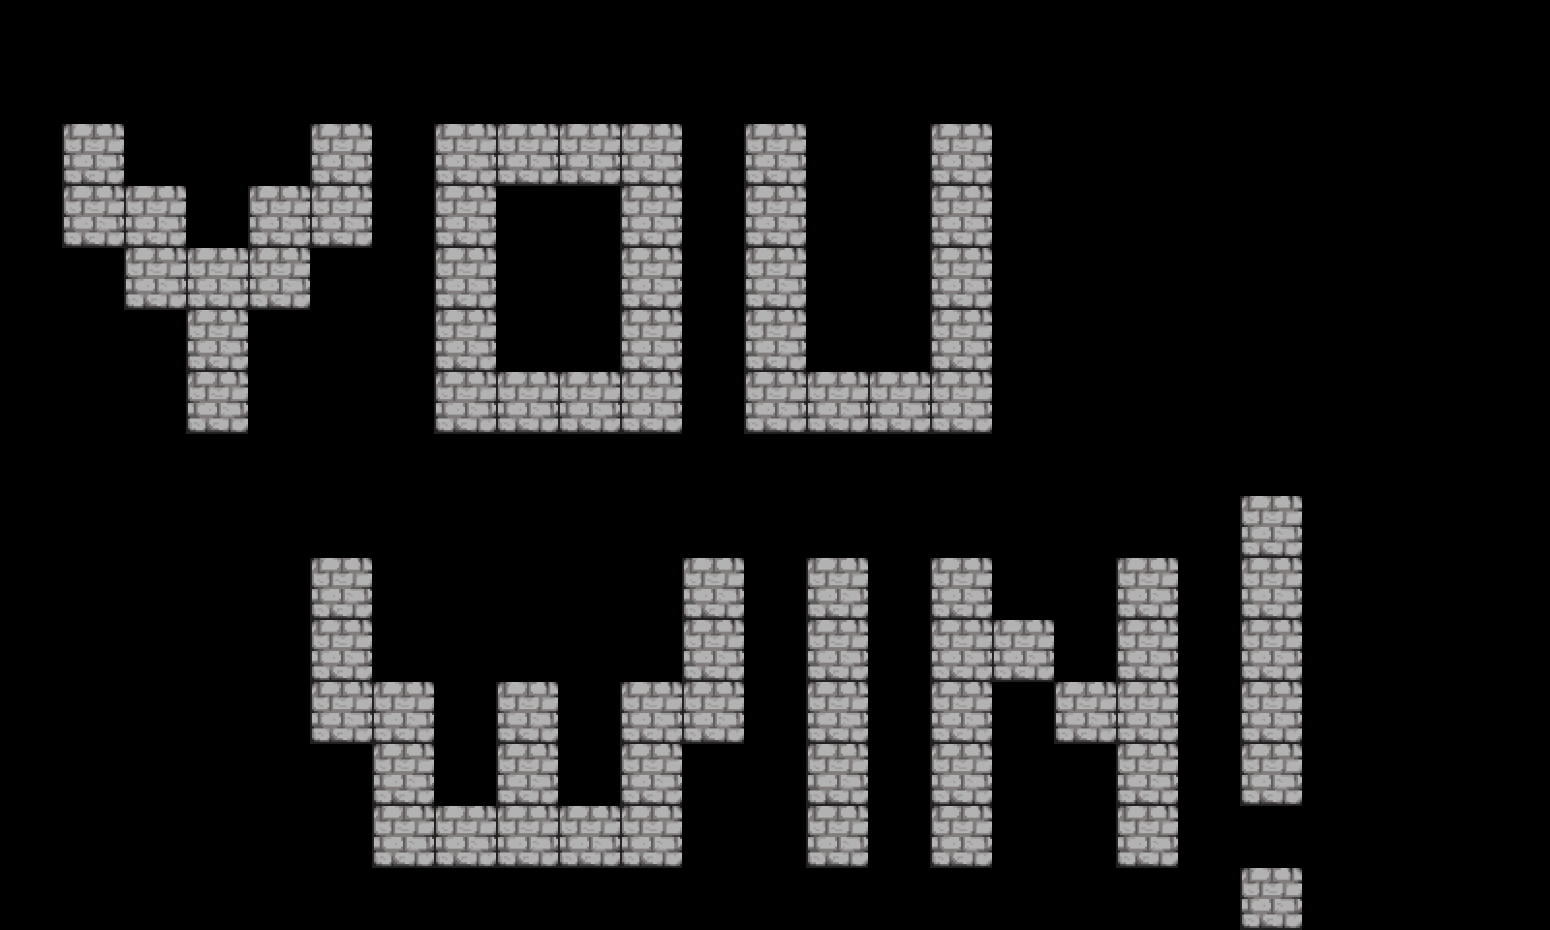

Below is a game level as drawn by its tile map, then a one-line description and the .tmx file that defines it, in full:
An orthogonal 25x15 tile map with 62x62 px tiles, 1 tile layer (Tile Layer 1).

<map version="1.5" tiledversion="1.7.1" orientation="orthogonal" renderorder="right-down" width="25" height="15" tilewidth="62" tileheight="62" infinite="0" nextlayerid="2" nextobjectid="1">
 <tileset firstgid="1" source="master-tileset.tsx" />
 <layer id="1" name="Tile Layer 1" width="25" height="15">
  <data encoding="csv">
0,0,0,0,0,0,0,0,0,0,0,0,0,0,0,0,0,0,0,0,0,0,0,0,0,
0,0,0,0,0,0,0,0,0,0,0,0,0,0,0,0,0,0,0,0,0,0,0,0,0,
0,1,0,0,0,1,0,1,1,1,1,0,1,0,0,1,0,0,0,0,0,0,0,0,0,
0,1,1,0,1,1,0,1,0,0,1,0,1,0,0,1,0,0,0,0,0,0,0,0,0,
0,0,1,1,1,0,0,1,0,0,1,0,1,0,0,1,0,0,0,0,0,0,0,0,0,
0,0,0,1,0,0,0,1,0,0,1,0,1,0,0,1,0,0,0,0,0,0,0,0,0,
0,0,0,1,0,0,0,1,1,1,1,0,1,1,1,1,0,0,0,0,0,0,0,0,0,
0,0,0,0,0,0,0,0,0,0,0,0,0,0,0,0,0,0,0,0,0,0,0,0,0,
0,0,0,0,0,0,0,0,0,0,0,0,0,0,0,0,0,0,0,0,1,0,0,0,0,
0,0,0,0,0,1,0,0,0,0,0,1,0,1,0,1,0,0,1,0,1,0,0,0,0,
0,0,0,0,0,1,0,0,0,0,0,1,0,1,0,1,1,0,1,0,1,0,0,0,0,
0,0,0,0,0,1,1,0,1,0,1,1,0,1,0,1,0,1,1,0,1,0,0,0,0,
0,0,0,0,0,0,1,0,1,0,1,0,0,1,0,1,0,0,1,0,1,0,0,0,0,
0,0,0,0,0,0,1,1,1,1,1,0,0,1,0,1,0,0,1,0,0,0,0,0,0,
0,0,0,0,0,0,0,0,0,0,0,0,0,0,0,0,0,0,0,0,1,0,0,0,0
</data>
 </layer>
</map>
